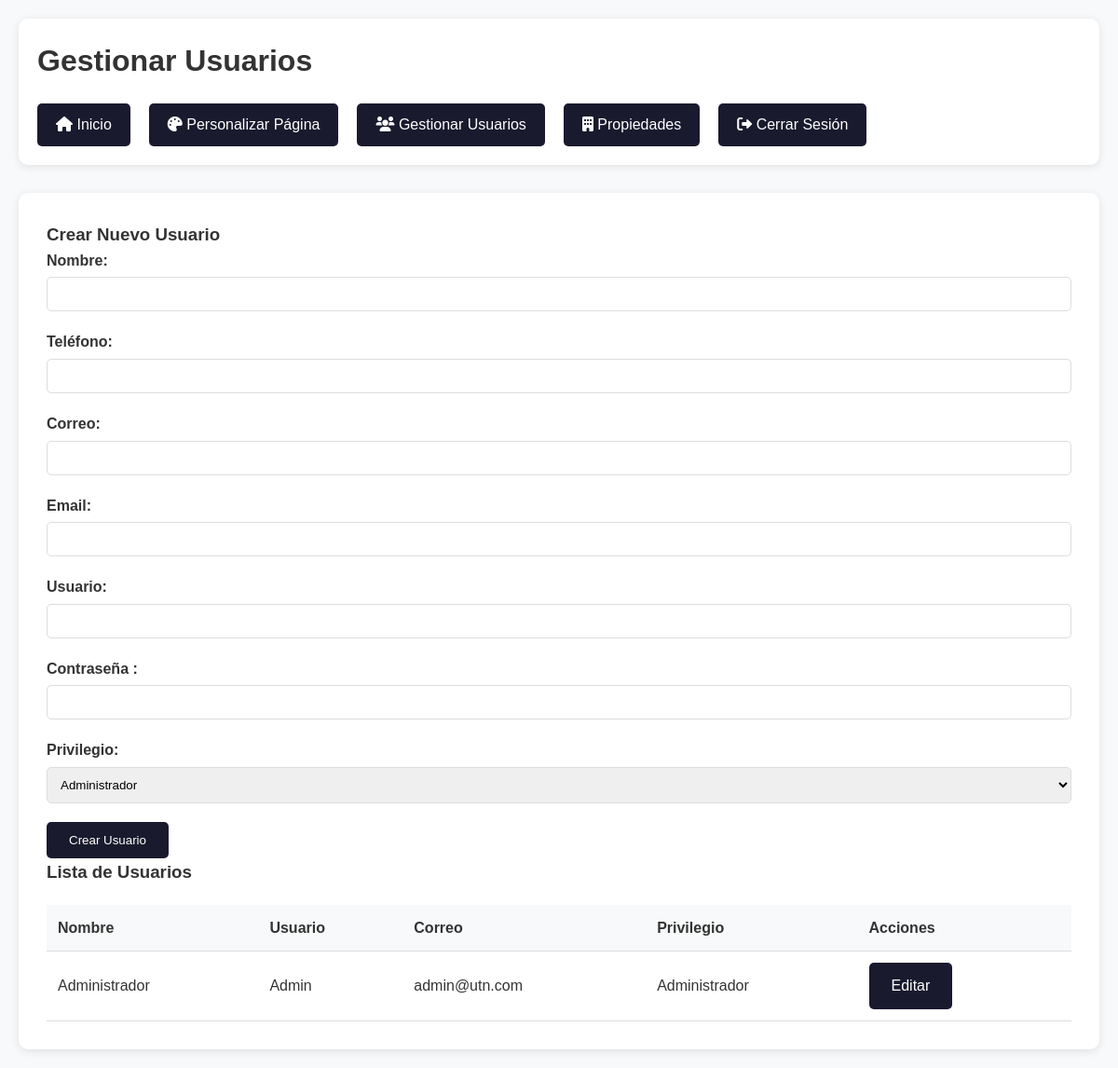
The app's page /admin/usuarios.php (signed in) with its own data.
### tables this page shows
CREATE TABLE usuarios (
    id INT AUTO_INCREMENT PRIMARY KEY,
    nombre VARCHAR(100) NOT NULL,
    telefono VARCHAR(20),
    correo VARCHAR(100) UNIQUE NOT NULL,
    email VARCHAR(100),
    usuario VARCHAR(50) UNIQUE NOT NULL,
    contrasena VARCHAR(255) NOT NULL,
    privilegio ENUM('administrador', 'agente_ventas') DEFAULT 'agente_ventas',
    fecha_creacion TIMESTAMP DEFAULT CURRENT_TIMESTAMP
);

### admin/usuarios.php (the view, shortened to what this page needs)
<?php
$database = new Database();
$db = $database->getConnection();
$query = "SELECT * FROM usuarios ORDER BY fecha_creacion DESC";
$stmt = $db->prepare($query);
$stmt->execute();
$usuarios = $stmt->fetchAll(PDO::FETCH_ASSOC);
$usuario_editar = null;
?>
<!DOCTYPE html>
<html lang="es">
<head>
    <link rel="stylesheet" href="../css/styles.css">
    <link rel="stylesheet" href="https://cdnjs.cloudflare.com/ajax/libs/font-awesome/6.0.0/css/all.min.css">
</head>
<body>
    <div class="admin-panel">
        <div class="admin-container">
            <div class="admin-header">
                <h1>Gestionar Usuarios</h1>
                <div class="admin-nav">
                    <a href="dashboard.php"><i class="fas fa-home"></i> Inicio</a>
                    <a href="personalizar.php"><i class="fas fa-palette"></i> Personalizar Página</a>
                    <a href="usuarios.php"><i class="fas fa-users"></i> Gestionar Usuarios</a>
                    <a href="propiedades.php"><i class="fas fa-building"></i> Propiedades</a>
                    <a href="../includes/logout.php"><i class="fas fa-sign-out-alt"></i> Cerrar Sesión</a>
                </div>
            </div>
            <div class="admin-content">
                <h3><?php echo $usuario_editar ? 'Editar Usuario' : 'Crear Nuevo Usuario'; ?></h3>
                <form method="POST">
                    <div class="form-group">
                        <label>Nombre:</label>
                        <input type="text" name="nombre" value="<?php echo $usuario_editar ? htmlspecialchars($usuario_editar['nombre']) : ''; ?>" required>
                    </div>
                    <div class="form-group">
                        <label>Teléfono:</label>
                        <input type="text" name="telefono" value="<?php echo $usuario_editar ? htmlspecialchars($usuario_editar['telefono']) : ''; ?>">
                    </div>
                    <div class="form-group">
                        <label>Correo:</label>
                        <input type="email" name="correo" value="<?php echo $usuario_editar ? htmlspecialchars($usuario_editar['correo']) : ''; ?>" required>
                    </div>
                    <div class="form-group">
                        <label>Email:</label>
                        <input type="email" name="email" value="<?php echo $usuario_editar ? htmlspecialchars($usuario_editar['email']) : ''; ?>">
                    </div>
                    <div class="form-group">
                        <label>Usuario:</label>
                        <input type="text" name="usuario" value="<?php echo $usuario_editar ? htmlspecialchars($usuario_editar['usuario']) : ''; ?>" required>
                    </div>
                    <div class="form-group">
                        <label>Contraseña <?php echo $usuario_editar ? '(dejar vacío para mantener actual)' : ''; ?>:</label>
                        <input type="password" name="contrasena" <?php echo !$usuario_editar ? 'required' : ''; ?>>
                    </div>
                    <div class="form-group">
                        <label>Privilegio:</label>
                        <select name="privilegio" required>
                            <option value="administrador" <?php echo ($usuario_editar && $usuario_editar['privilegio'] == 'administrador') ? 'selected' : ''; ?>>Administrador</option>
                        </select>
                    </div>
                    <button type="submit" class="btn"><?php echo $usuario_editar ? 'Actualizar' : 'Crear'; ?> Usuario</button>
                </form>
                <h3>Lista de Usuarios</h3>
                <table class="table">
                    <thead>
                        <tr>
                            <th>Nombre</th>
                            <th>Usuario</th>
                            <th>Correo</th>
                            <th>Privilegio</th>
                            <th>Acciones</th>
                        </tr>
                    </thead>
                    <tbody>
                        <?php foreach ($usuarios as $usuario): ?>
                        <tr>
                            <td><?php echo htmlspecialchars($usuario['nombre']); ?></td>
                            <td><?php echo htmlspecialchars($usuario['usuario']); ?></td>
                            <td><?php echo htmlspecialchars($usuario['correo']); ?></td>
                            <td><?php echo ucfirst(str_replace('_', ' ', $usuario['privilegio'])); ?></td>
                            <td>
                                <a href="usuarios.php?editar=<?php echo $usuario['id']; ?>" class="btn">Editar</a>
                            </td>
                        </tr>
                        <?php endforeach; ?>
                    </tbody>
                </table>
            </div>
        </div>
    </div>
</body>
</html>

### css/styles.css (style rules this page uses)
* { margin: 0; padding: 0; box-sizing: border-box; }
body { font-family: "Arial", sans-serif; line-height: 1.6; color: #333; }
.admin-panel { background: #f8f9fa; min-height: 100vh; padding: 20px 0; }
.admin-container { max-width: 1200px; margin: 0 auto; padding: 0 20px; }
.admin-header { background: white; padding: 20px; border-radius: 10px; margin-bottom: 30px; box-shadow: 0 2px 10px rgba(0, 0, 0, 0.1); }
.admin-nav { display: flex; gap: 20px; margin-top: 20px; }
.admin-nav a { background: #1a1a2e; color: white; padding: 10px 20px; text-decoration: none; border-radius: 5px; transition: background 0.3s; }
.admin-content { background: white; padding: 30px; border-radius: 10px; box-shadow: 0 2px 10px rgba(0, 0, 0, 0.1); }
.form-group { margin-bottom: 20px; }
.form-group label { display: block; margin-bottom: 5px; font-weight: bold; }
.form-group input, .form-group select, .form-group textarea { width: 100%; padding: 10px; border: 1px solid #ddd; border-radius: 5px; }
.btn { background: #1a1a2e; color: white; padding: 12px 24px; border: none; border-radius: 5px; cursor: pointer; text-decoration: none; display: inline-block; margin-right: 10px; }
.table { width: 100%; border-collapse: collapse; margin-top: 20px; }
.table th, .table td { padding: 12px; text-align: left; border-bottom: 1px solid #ddd; }
.table th { background: #f8f9fa; font-weight: bold; }

### records on screen
usuarios: nombre "Administrador", usuario "Admin", correo "admin@utn.com", privilegio "Administrador"
